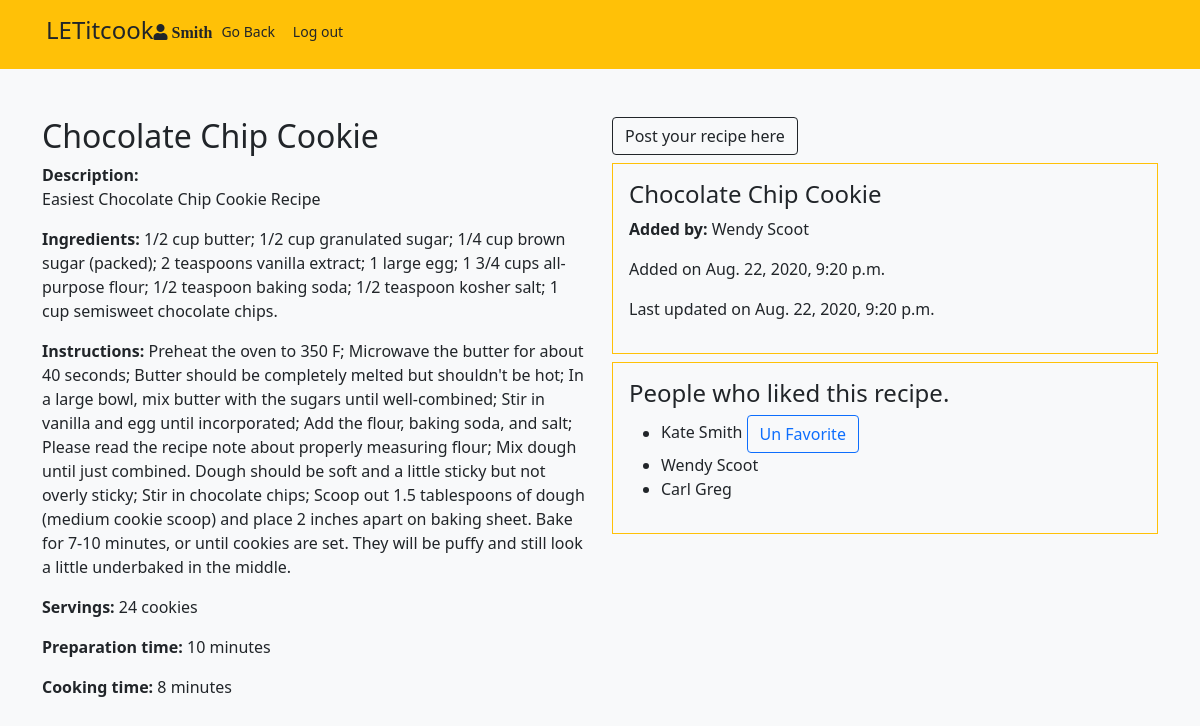
The page /recipes/5 (signed in) on the database its author committed.
### login/models.py (models this page shows)
class User(models.Model):
  first_name = models.CharField(max_length=255)
  last_name = models.CharField(max_length=255)
  email = models.CharField(max_length=255)
  password = models.CharField(max_length=255)
  created_at = models.DateTimeField(auto_now_add=True)
  updated_at = models.DateTimeField(auto_now=True)
  objects = UserManager()

### recipes/models.py (models this page shows)
class Recipe(models.Model):
  title = models.CharField(max_length=255)
  description = models.TextField()
  ingredients = models.TextField(default=None)
  instructions = models.CharField(max_length=255, default=None)
  servings = models.CharField(max_length=255, default=None)
  prep_time = models.CharField(max_length=255, default=None)
  cook_time = models.CharField(max_length=255, default=None)
  uploader = models.ForeignKey(User, related_name="upload_recipes",on_delete=models.CASCADE)
  users_who_like = models.ManyToManyField(User, related_name='liked_recipes')
  created_at = models.DateTimeField(auto_now_add=True)
  updated_at = models.DateTimeField(auto_now=True)

### recipes/views.py (the view)
# urls.py: path('<int:recipe_id>', views.recipe_details),
def recipe_details(request, recipe_id):
  current_recipe = Recipe.objects.get(id=recipe_id)
  context = {
    'cur_recipe': current_recipe
  }
  if 'user_id' not in request.session:
      return redirect('/')
  else:
      return render(request, 'recipes/recipe.html', context)

### recipes/templates/recipes/recipe.html (shortened to what this page needs)
<!DOCTYPE html>
<html lang="en">
<head>
<link rel="stylesheet" href="https://stackpath.bootstrapcdn.com/bootstrap/5.0.0-alpha1/css/bootstrap.min.css">
  <link rel="stylesheet" href="https://use.fontawesome.com/releases/v5.8.2/css/all.css"
>
</head>
<body class="bg-light">
  <nav class="bg-warning">
  <div class="d-flex container text-black p-3">
    <h4 class="mr-auto">LETitcook</h4>
    <i class="fas fa-user fa-1.5x mr-4 mt-2"> {{request.session.name}}</i>
    <a href="/recipes" class="btn btn-sm text-black">Go Back</a>
    <a href="/logout" class="btn btn-sm text-black">Log out</a>
  </div>
  </nav>
  <div class="container">
    <div class="row mt-5">
      <div class="col-sm-6">
        {% if cur_recipe.uploader.id == request.session.user_id%}
        <form action="/recipes/update_recipe/{{cur_recipe.id}}" method="POST" class="form-group">
        {% csrf_token %}
          <h2>{{cur_recipe.title}}</h2>
          <label for="ds"><b>Description:</b></label><p>{{cur_recipe.description}}</p>
          <p><b>Ingredients:</b> {{cur_recipe.ingredients}}</p>
          <p><b>Instructions:</b> {{cur_recipe.instructions}}</p>
          <p><b>Servings:</b> {{cur_recipe.servings}}</p>
          <p><b>Preparation time:</b> {{cur_recipe.prep_time}}</p>
          <p><b>Cooking time:</b> {{cur_recipe.cook_time}}</p>
         <input type="submit" value="Update" class="btn btn-outline-dark"> <a href="/recipes/delete_recipe/{{cur_recipe.id}}" class="btn btn-outline-danger">Delete</a>
        {% else %}
          <h2>{{cur_recipe.title}}</h2>
          <label for="ds"><b>Description:</b></label><p>{{cur_recipe.description}}</p>
          <p><b>Ingredients:</b> {{cur_recipe.ingredients}}</p>
          <p><b>Instructions:</b> {{cur_recipe.instructions}}</p>
          <p><b>Servings:</b> {{cur_recipe.servings}}</p>
          <p><b>Preparation time:</b> {{cur_recipe.prep_time}}</p>
          <p><b>Cooking time:</b> {{cur_recipe.cook_time}}</p>
        {% endif %}
      </div>
      <div class="col-sm-6">
      <a href="/recipes/" class="mr-auto text-black d-2 btn btn-outline-dark " >Post your recipe here</a>
      <div class="border border-warning rounded-right p-3 mt-2">
          <h4>{{cur_recipe.title}}</h4>
          <p><b>Added by:</b> {{cur_recipe.uploader.first_name}} {{cur_recipe.uploader.last_name}}</p>
          <p>Added on {{cur_recipe.created_at}}</p>
          <p>Last updated on {{cur_recipe.updated_at}}</p>
        </div>
        <div class="border border-warning rounded-right p-3 mt-2">
          <h4>People who liked this recipe.</h4>
          <ul>
            {% for user in cur_recipe.users_who_like.all %}
            {% if user.id == request.session.user_id %}
            <li>{{user.first_name}} {{user.last_name}}                 <a href="/recipes/un_favorite/{{cur_recipe.id}}" class="btn btn-outline-primary">Un Favorite</a></li>
            {% else %}
            <li>{{user.first_name}} {{user.last_name}}</li>
            {% endif%}
            {% endfor %}
          </ul>
        </div>
      </div>
    </div>
  </div>
</body>
</html>

### rows shown on the page
User: session.name "Smith", first_name "Kate", last_name "Smith"
Recipe: title "Chocolate Chip Cookie", description "Easiest Chocolate Chip Cookie Recipe", ingredients "1/2 cup butter; 1/2 cup granulated sugar; 1/4 cup brown sugar (packed); 2 teaspoons vanilla extract; 1 large egg; 1 3/4 cups all-purpose flour; 1/2 teaspoon baking soda; 1/2 teaspoon kosher salt; 1 cup semisweet chocolate chips.", instructions "Preheat the oven to 350 F; Microwave the butter for about 40 seconds; Butter should be completely melted but shouldn't be hot; In a large bowl, mix butter with the sugars until well-combined; Stir in vanilla and egg until incorporated; Add the flour, baking soda, and salt; Please read the recipe note about properly measuring flour; Mix dough until just combined. Dough should be soft and a little sticky but not overly sticky; Stir in chocolate chips; Scoop out 1.5 tablespoons of dough (medium cookie scoop) and place 2 inches apart on baking sheet. Bake for 7-10 minutes, or until cookies are set. They will be puffy and still look a little underbaked in the middle.", servings "24 cookies", prep_time "10 minutes", cook_time "8 minutes", uploader.first_name "Wendy", uploader.last_name "Scoot", created_at "Aug. 22, 2020, 9:20 p.m.", updated_at "Aug. 22, 2020, 9:20 p.m."
User: first_name "Wendy", last_name "Scoot"
User: first_name "Carl", last_name "Greg"
